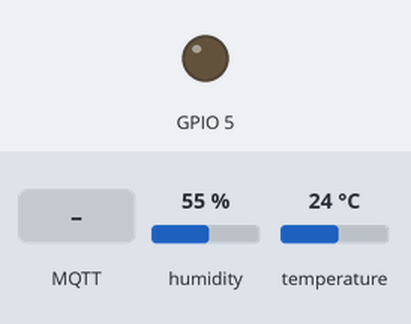
A sketch run on a simulated ESP32. Parts: output pins drawn as LEDs (lit = HIGH). Inputs (shaded band) come from the test bench; at power-on: humidity 55 %, temperature 24 °C. WiFi joins after 1.5 s; servers stay silent unless stated; no MQTT or app messages arrive unless stated; what the sketch prints to the serial monitor is not drawn.

Above: at 2.7 s.
2.8 s: MQTT message "ON" arrives on the first subscribed topic
At 3.9 s:
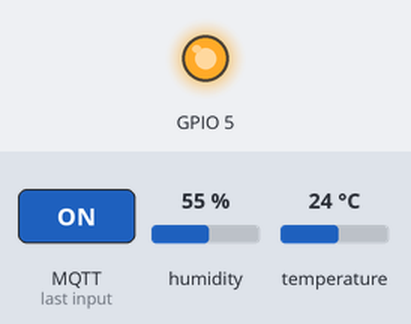
4.3 s: MQTT message "OFF" arrives on the first subscribed topic
At 5.1 s:
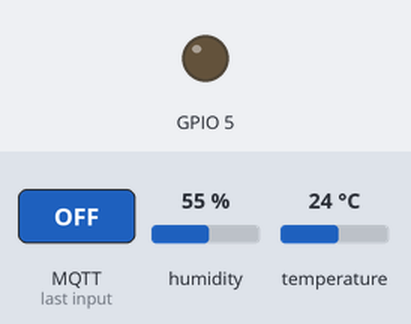
Timing chart, 0 to 7.3 s (numbered marks = the images above; inputs shaded):
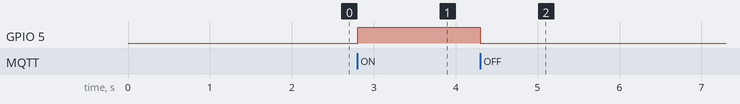

The sketch:

mqtt-homeassistant-example.ino
```cpp
#include <Arduino.h>
#include <WiFi.h>
#include <PubSubClient.h>
#include <DHT.h>
#include <DHT_U.h>
#include <Adafruit_Sensor.h>

#define DHTPIN 3     // Digital pin connected to the DHT sensor

#define DHTTYPE    DHT22     // DHT 22 (AM2302)
DHT_Unified dht(DHTPIN, DHTTYPE);
uint32_t delayMS;

// WiFi-Credentials
const char *ssid = "FabLabWS";
const char *password = "57289887252221648185KaL!";

// MQTT Broker IP address
const char *mqtt_identifier = "DHTSlave";
const char *mqtt_server = "192.168.188.125";
const char *mqtt_user = "mqtt-user";
const char *mqtt_pass = "mqtt";

int sending_mqtt_every_ms = 5000;

WiFiClient espClient;
PubSubClient client(espClient);
long lastMsg = 0;
char msg[50];
char topic[50];
int value = 0;

void setup_wifi()
{
    delay(10);
    // We start by connecting to a WiFi network
    Serial.println();
    Serial.print("Connecting to ");
    Serial.println(ssid);

    WiFi.begin(ssid, password);

    while (WiFi.status() != WL_CONNECTED)
    {
        delay(500);
        Serial.print(".");
    }

    Serial.println("");
    Serial.println("WiFi connected");
    Serial.println("IP address: ");
    Serial.println(WiFi.localIP());
}

void callback(char *topic, byte *message, unsigned int length)
{
    Serial.print("Message arrived on topic: ");
    Serial.print(topic);
    Serial.print(". Message: ");
    String messageTemp;

    for (int i = 0; i < length; i++)
    {
        Serial.print((char)message[i]);
        messageTemp += (char)message[i];
    }
    Serial.println();

    // Feel free to add more if statements to control more GPIOs with MQTT

    // If a message is received on the topic esp32/output, you check if the message is either "on" or "off".
    // Changes the output state according to the message
    strcpy(topic, mqtt_identifier);
    strcat(topic, "/output");
    if (String(topic) == topic)
    {
        Serial.print("Changing output to " + messageTemp);
        if (messageTemp == "ON")
        {
            digitalWrite(5, HIGH);
        }
        else if (messageTemp == "OFF")
        {
            digitalWrite(5, LOW);
        }
    }
}

void reconnect()
{
    // Loop until we're reconnected
    while (!client.connected())
    {
        Serial.print("Attempting MQTT connection...");
        // Attempt to connect
        if (client.connect(mqtt_identifier, mqtt_user, mqtt_pass))
        {
            Serial.println("connected");
            // Subscribe
            strcpy(topic, mqtt_identifier);
            strcat(topic, "/output");
            client.subscribe(topic);
        }
        else
        {
            Serial.print("failed, rc=");
            Serial.print(client.state());
            Serial.println(" try again in 5 seconds");
            // Wait 5 seconds before retrying
            delay(5000);
        }
    }
}

void setup(void)
{
    Serial.begin(115200);

    pinMode(5, OUTPUT);
    setup_wifi();
    client.setServer(mqtt_server, 1883);
    client.setCallback(callback);
    dht.begin();

  sensor_t sensor;
  dht.temperature().getSensor(&sensor);
  // Print humidity sensor details.
  dht.humidity().getSensor(&sensor);
  delayMS = sensor.min_delay / 1000;
}

void loop()
{
  sensors_event_t event;
    if (!client.connected())
    {
        reconnect();
    }
    client.loop();

    long now = millis();
    if (now - lastMsg > sending_mqtt_every_ms)
    {
        lastMsg = now;
        dht.temperature().getEvent(&event);
        // Temperature in Celsius

        // Uncomment the next line to set temperature in Fahrenheit
        // (and comment the previous temperature line)
        // temperature = 1.8 * bme.readTemperature() + 32; // Temperature in Fahrenheit

        // Convert the value to a char array
        char tempString[8];
        dtostrf(event.temperature, 1, 2, tempString);
        Serial.print("Temperature: ");
        Serial.println(tempString);
        strcpy(topic, mqtt_identifier);
        strcat(topic, "/temperature");
        client.publish(topic, tempString);


        dht.humidity().getEvent(&event);


        // Convert the value to a char array
        char humString[8];
        dtostrf(event.relative_humidity, 1, 2, humString);
        Serial.print("Humidity: ");
        Serial.println(humString);
        strcpy(topic, mqtt_identifier);
        strcat(topic, "/humidity");
        client.publish(topic, humString);
    }
}
```

Measured:
- after the input at 2.8 s, GPIO 5: LOW → HIGH at once
- after the input at 4.3 s, GPIO 5: HIGH → LOW at once
